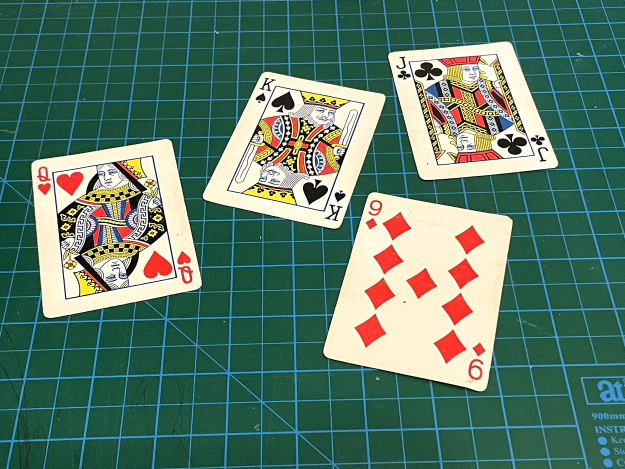
//> input picture Resources/cards.jpg, 1250 x 938 px, given in place of the camera (shown at 1/2 size)
$ ./Source   (built with g++ and OpenCV 4)
//> lines starting //> are read from the running program, lines starting //| are printed output that depends on the picture; after the words box and inside, x2 and y2 are one past the last pixel; in counts of white or black regions, pixels touching at a corner belong together
#include <opencv2/imgcodecs.hpp>
#include <opencv2/highgui.hpp>
#include <opencv2/imgproc.hpp>
#include <iostream>

////////////////////////////////////////////////////////
///////////////  Document Scanner //////////////////////
////////////////////////////////////////////////////////

/* These are variable declarations in C++ for an image processing program. */
cv::Mat img, imggryblr, imgcany;
cv::Mat imgcontr;
cv::Mat imgwarp;
cv::Mat imgclr;
std::vector<cv::Point> imgpoint;
std::vector<cv::Point> newpoints;
float w = 420, h = 596;

/**
 * The function draws a set of points and lines to form a contour on an image.
 *
 * @param points A vector of cv::Point objects representing the four corners of a rectangle.
 * @param color The color of the lines and circles to be drawn, specified as a cv::Scalar object.
 */
void drawconts(std::vector<cv::Point> points, cv::Scalar color)
{
	for (int i = 0; i < points.size(); i++)
	{
		circle(img, points[i], 4, color, cv::FILLED);
	}
	line(img, points[0], points[1], color, 2);
	line(img, points[1], points[3], color, 2);
	line(img, points[2], points[3], color, 2);
	line(img, points[0], points[2], color, 2);
}

/**
 * The function preprocesses an input image by converting it to grayscale, applying Gaussian blur,
 * Canny edge detection, and dilation.
 *
 * @param img The input image that needs to be preprocessed.
 *
 * @return The function `preprocess` returns a `cv::Mat` object, which is the processed image after
 * applying various image processing techniques such as converting to grayscale, Gaussian blur, Canny
 * edge detection, and dilation.
 */
cv::Mat preprocess(cv::Mat img)
{
	cvtColor(img, imggryblr, cv::COLOR_BGR2GRAY);
	GaussianBlur(imggryblr, imggryblr, cv::Size(5, 5), 5, 0);
	Canny(imggryblr, imgcany, 30, 100);
	cv::Mat k = cv::getStructuringElement(cv::MORPH_RECT, cv::Size(3, 3));
	dilate(imgcany, imgcany, k);
	return imgcany;
}

/**
 * The function takes in an image and its canny edge detection output, finds the contours of the image,
 * approximates the contours to polygons, and returns the largest quadrilateral polygon found.
 *
 * @param imgcany A binary image obtained after applying Canny edge detection on the original image.
 * @param img The input image on which the contours are drawn.
 *
 * @return A vector of cv::Point representing the four corners of the largest quadrilateral contour in
 * the input image that has an area greater than 10000.
 */
std::vector<cv::Point> getContours(cv::Mat imgcany, cv::Mat img) {

	std::vector<std::vector<cv::Point>> contours;
	std::vector<cv::Vec4i> hirarchy;

	findContours(imgcany, contours, hirarchy, cv::RETR_EXTERNAL, cv::CHAIN_APPROX_SIMPLE);

	std::vector<std::vector<cv::Point>> contpoly(contours.size());
	std::vector<cv::Rect> brect(contours.size());

	std::vector<cv::Point> bigest;
	int Maxarea=0;

	for (int i = 0;i < contours.size();i++)
	{
		int area = contourArea(contours[i]);
		if (area > 10000)
		{
			float peri = arcLength(contours[i], true);
			approxPolyDP(contours[i], contpoly[i], 0.02 * peri, true);
			if (contpoly[i].size() == 4 && area > Maxarea)
			{
				bigest = { contpoly[i][0],contpoly[i][1], contpoly[i][2], contpoly[i][3] };
				area = Maxarea;
			}

		}
	}
	return bigest;
}
/**
 * The function reorders a vector of points based on their x and y coordinates.
 *
 * @param repoint A vector of cv::Point objects representing the four corners of a quadrilateral.
 *
 * @return The function `reorder` returns a `std::vector<cv::Point>` which contains the reordered
 * points.
 */
std::vector<cv::Point> reorder(std::vector<cv::Point> repoint)
{
	std::vector<cv::Point> newpoint;
	std::vector<int> sump, subp;

	for (int i = 0;i < 4;i++)
	{
		sump.push_back(repoint[i].x + repoint[i].y);
		subp.push_back(repoint[i].x - repoint[i].y);
	}

	newpoint.push_back(repoint[min_element(sump.begin(), sump.end()) - sump.begin()]);
	newpoint.push_back(repoint[max_element(subp.begin(), subp.end()) - subp.begin()]);
	newpoint.push_back(repoint[min_element(subp.begin(), subp.end()) - subp.begin()]);
	newpoint.push_back(repoint[max_element(sump.begin(), sump.end()) - sump.begin()]);

	return newpoint;
}
/**
 * The function warps an input image based on four given points and returns the warped image with a
 * cropped region.
 *
 * @param img The input image that needs to be warped.
 * @param point A vector of 4 points representing the corners of a quadrilateral in the input image
 * that needs to be warped.
 * @param w width of the output image after perspective transformation
 * @param h The height of the output image after perspective transformation.
 *
 * @return a cv::Mat object, which is the warped image after applying perspective transformation and
 * cropping.
 */
cv::Mat warp(cv::Mat img, std::vector<cv::Point> point, float w, float h)
{
	cv::Point2f scr[4] = { point[0],point[1], point[2], point[3] };
	cv::Point2f dst[4] = { {0.0f,0.0f},{w,0.0f}, {0.0f,h}, {w,h} };

	cv::Mat matrix = getPerspectiveTransform(scr, dst);
	warpPerspective(img, imgwarp, matrix, cv::Point(w, h));

	float crpv = 5;
	cv::Rect roi(crpv, crpv, w - (2 * crpv), h - (2 * crpv));
	imgwarp = imgwarp(roi);

	return imgwarp;
}

void main() {

	/* This code is asking the user to input the camera ID to be used for capturing the video. If the user
	enters 0, the default camera will be used, and if the user enters 1, an additional webcam attached
	to the system will be used. The input camera ID is stored in the variable `camerano`, which is then
	used to initialize the `cv::VideoCapture` object `cap`. */
	int camerano = 0;
	std::cout << "Enter the camera ID" << std::endl;
	std::cout << "0-For Default camera " << std::endl;
	std::cout << "1-If Additional webcam is attached " << std::endl;
	std::cin >> camerano;
//> the answer given: 3
	cv::VideoCapture cap(camerano);

	/* The code is continuously capturing frames from a camera and processing them to detect a rectangular
	document in the frame. Once a document is detected, the code applies perspective transformation to
	warp the document and crop it to a specific size. The warped image is then displayed and saved as a
	PNG file. The `while (true)` loop ensures that the code keeps running until the user manually stops
	it. */
	while (true)
	{
		cap.read(img);
//> img is the input picture: 938 rows x 1250 cols, CV_8UC3; mean B, G, R 104.7, 121.3, 89.3
		flip(img, img, 1);

		imgcany = preprocess(img);
//> in preprocess, `GaussianBlur(imggryblr, imggryblr, cv::Size(5, 5), 5, 0);`:
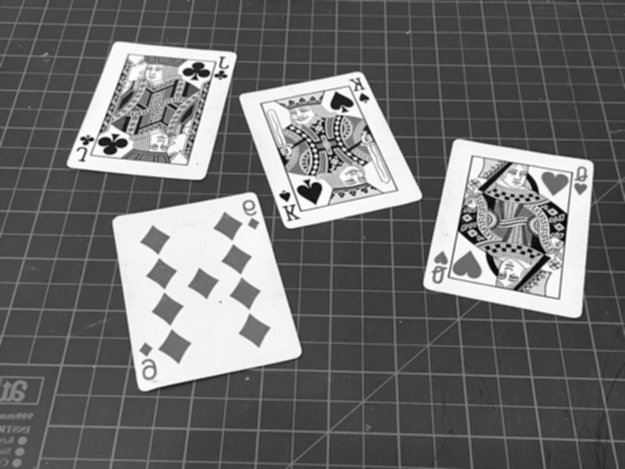
//> imggryblr: 938 rows x 1250 cols, CV_8UC1 (shown at 1/2 size); min 2, max 254, mean 109.9
//> in preprocess, `Canny(imggryblr, imgcany, 30, 100);`:
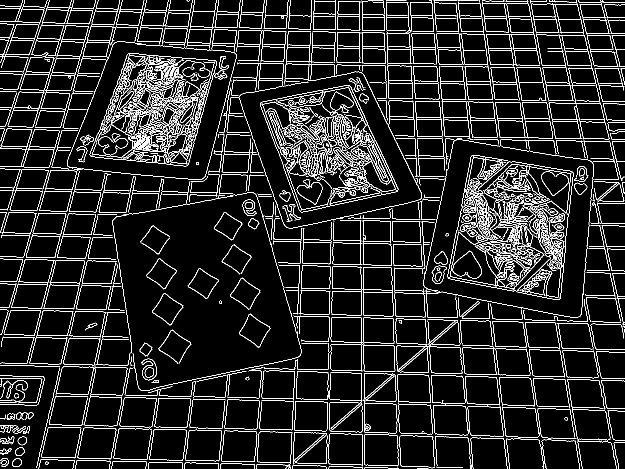
//> imgcany: 938 rows x 1250 cols, CV_8UC1 (shown at 1/2 size); 8.8% white in thin lines or dots
//> in preprocess, `dilate(imgcany, imgcany, k);`:
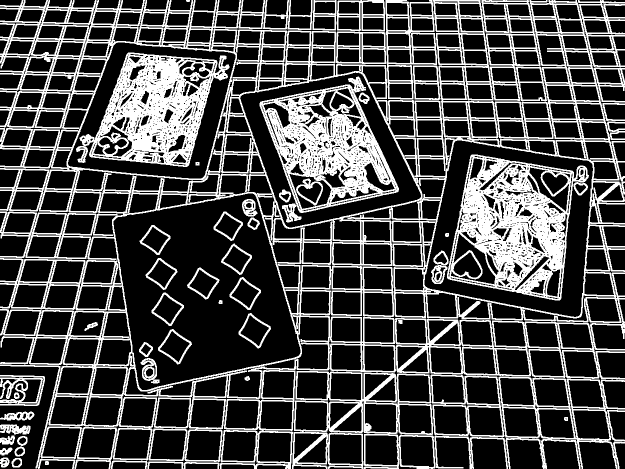
//> imgcany: 938 rows x 1250 cols, CV_8UC1 (shown at 1/2 size); 27.4% white; 59 white regions

		imgpoint = getContours(imgcany, img);
//> in getContours, `findContours(imgcany, contours, hirarchy, cv::RETR_EXTERNAL, cv::CHAIN..`: contours = 30 contours, 1 with area under 20; largest, box (x1, y1, x2, y2) and area: (0, 0, 1250, 938) 892524, (584, 742, 871, 938) 49547, (997, 753, 1250, 938) 27275, (861, 749, 1009, 875) 16203, (771, 0, 874, 199) 15207; hirarchy = 30 items, first 8: [1, -1, -1, -1], [2, 0, -1, -1], [3, 1, -1, -1], [4, 2, -1, -1], [5, 3, -1, -1], [6, 4, -1, -1], [7, 5, -1, -1], [8, 6, -1, -1]
//> in getContours, `std::vector<std::vector<cv::Point>> contpoly(contours.size());`: contpoly = 30 empty contours
//> the loop in getContours, `for (int i = 0;i < contours.size();i++)` made 30 passes
//> peri on passes 15, 17, 18, 23: 2192.6, 634, 3040, 911.1
//> after the loop in getContours, `for (int i = 0;i < contours.size();i++)`: contpoly = 30 entries, 5 filled: 5 contours; box (x1, y1, x2, y2) and area: (0, 4, 1250, 937) 1022606, (997, 754, 1249, 938) 35793, (584, 742, 871, 938) 29374, (861, 750, 1009, 873) 16043, (771, 0, 874, 199) 15355
//> imgpoint = 4 Points (x, y): [0, 10], [71, 936], [1249, 758], [1249, 4]
		if (!imgpoint.empty())
		{
			newpoints = reorder(imgpoint);
//> in reorder, `newpoint.push_back(repoint[min_element(sump.begin(), sump.end()) - sum..`: newpoint = 1 Point (x, y): [0, 10]
//> in reorder, `newpoint.push_back(repoint[max_element(subp.begin(), subp.end()) - sub..`: newpoint = 2 Points (x, y): [0, 10], [1249, 4]
//> in reorder, `newpoint.push_back(repoint[min_element(subp.begin(), subp.end()) - sub..`: newpoint = 3 Points (x, y): [0, 10], [1249, 4], [71, 936]
//> in reorder, `newpoint.push_back(repoint[max_element(sump.begin(), sump.end()) - sum..`: newpoint = 4 Points (x, y): [0, 10], [1249, 4], [71, 936], [1249, 758]
//> newpoints has the same summary as newpoint in reorder

			imgwarp = warp(img, newpoints, w, h);
//> in warp, `cv::Point2f scr[4] = { point[0],point[1], point[2], point[3] };`: scr has the same summary as newpoint in reorder
//> in warp, `cv::Mat matrix = getPerspectiveTransform(scr, dst);`: matrix = [[0.27, -0.0207, 0.207], [0.00291, 0.607, -6.07], [-0.000156, -4.94e-05, 1]]
//> in warp, `warpPerspective(img, imgwarp, matrix, cv::Point(w, h));`:
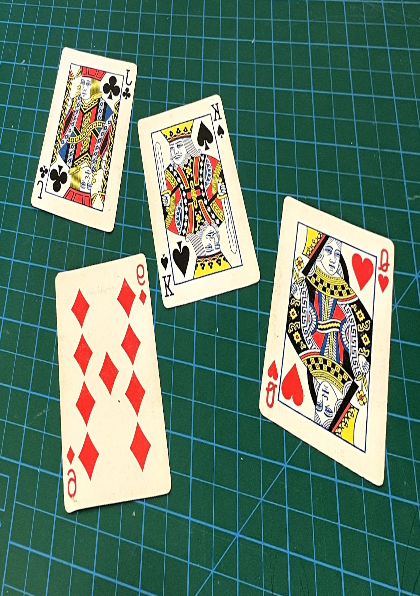
//> imgwarp: 596 rows x 420 cols, CV_8UC3; mean B, G, R 107.1, 124.4, 95.3
//> in warp, `imgwarp = imgwarp(roi);`:
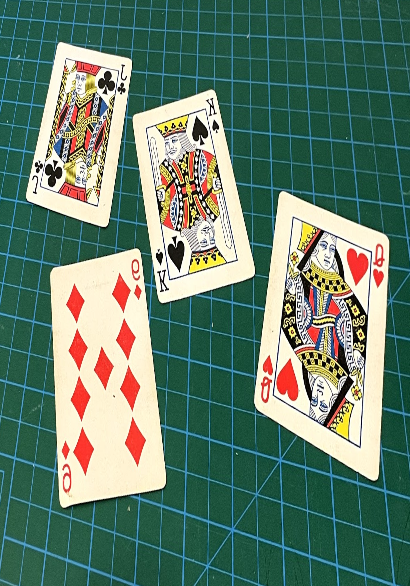
//> imgwarp: 586 rows x 410 cols, CV_8UC3; mean B, G, R 108.4, 125.9, 97.9
			flip(imgwarp, imgwarp, 1);
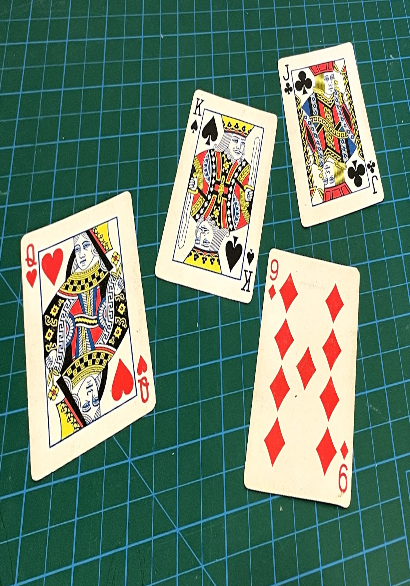
//> imgwarp: 586 rows x 410 cols, CV_8UC3; mean B, G, R 108.4, 125.9, 97.9
			imshow("Image warp", imgwarp);
			imwrite("Resources/Scaned/1.png", imgwarp);
			drawconts(newpoints, cv::Scalar(0, 255, 255));
//> the loop in drawconts, `for (int i = 0; i < points.size(); i++)` made 4 passes
//> after the loop in drawconts, `for (int i = 0; i < points.size(); i++)`: img: 938 rows x 1250 cols, CV_8UC3; mean B, G, R 104.7, 121.4, 89.3
//> in drawconts, `line(img, points[0], points[2], color, 2);`:
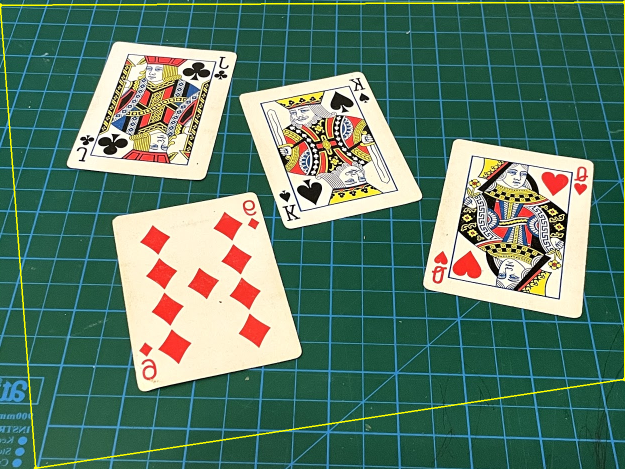
//> img: 938 rows x 1250 cols, CV_8UC3 (shown at 1/2 size); mean B, G, R 103.9, 122.9, 91.4
		}

		imshow("Orignal Image Points", img);
		cv::waitKey(1);
	}

}
